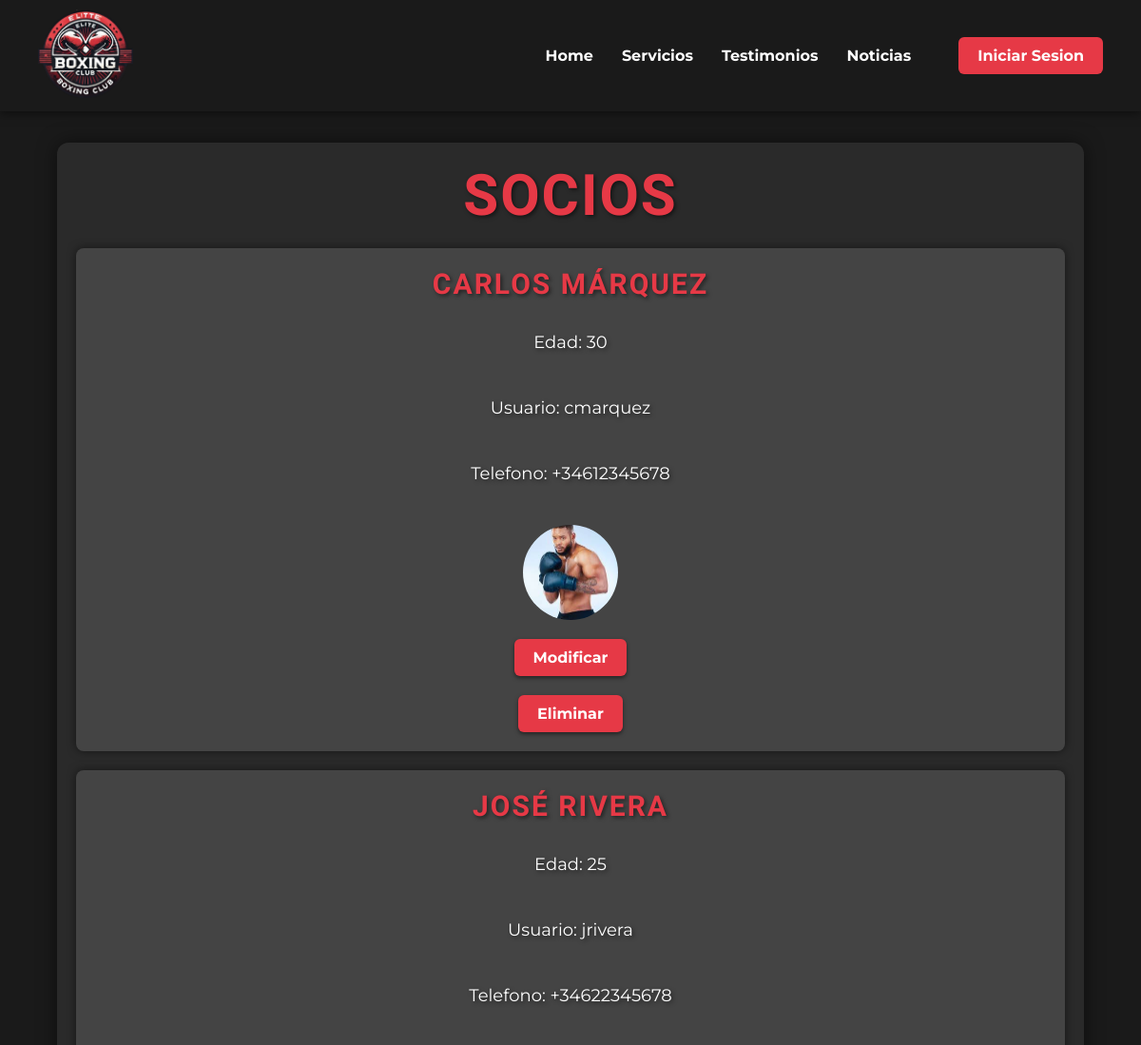
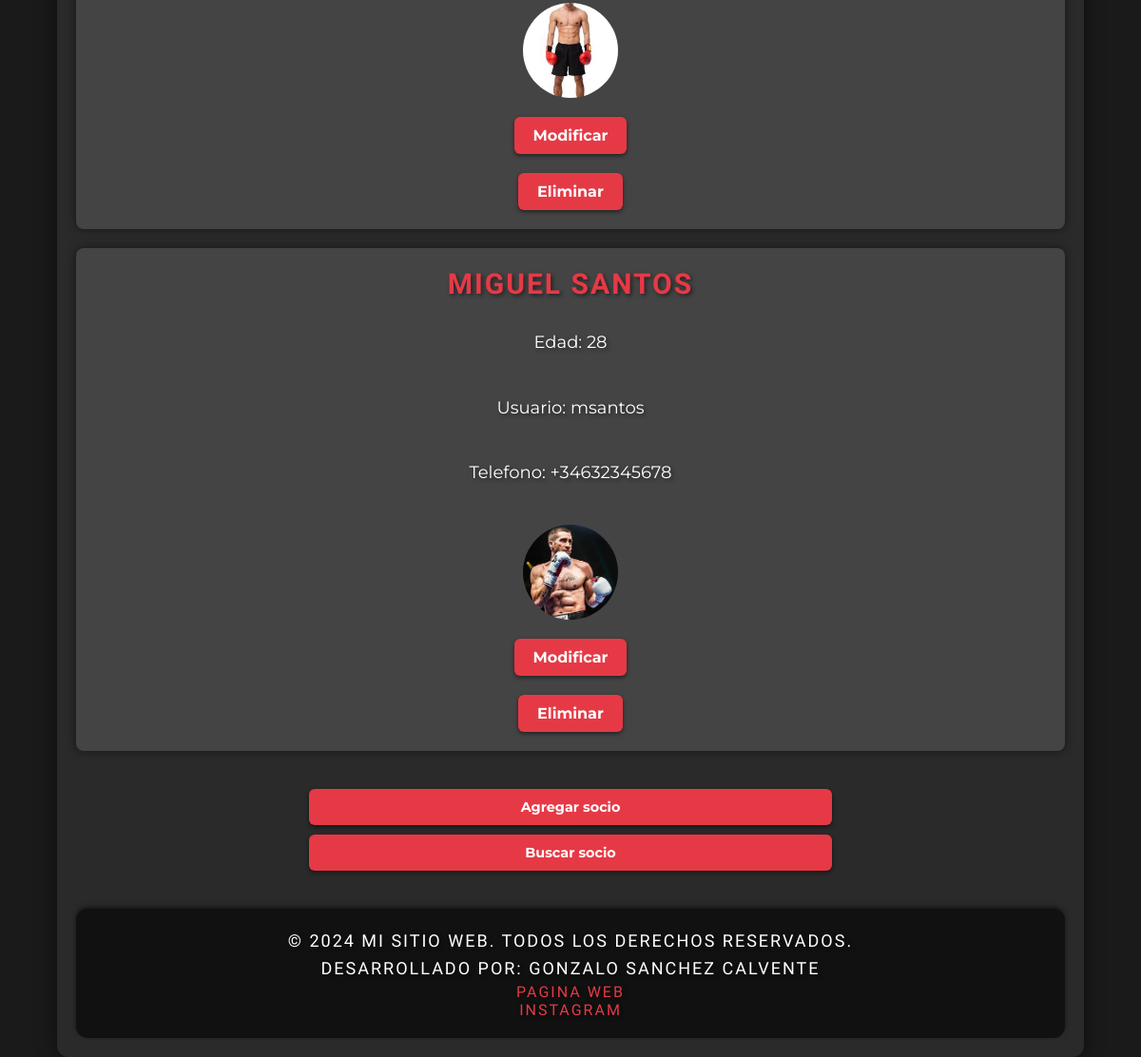
The page /socios.php on the database its author committed (2 pictures, top to bottom).
### tables this page shows
CREATE TABLE socios (
    id_socio INT AUTO_INCREMENT PRIMARY KEY,
    nombre VARCHAR(100) NOT NULL,
    edad INT,
    contraseña VARCHAR(255) NOT NULL,
    usuario VARCHAR(50) UNIQUE NOT NULL,
    telefono VARCHAR(15),
    foto VARCHAR(255)
);

### src/php/mostrarSocios.php (the view, shortened to what this page needs)
<?php
require_once("conexion.php");
$consulta = "SELECT id_socio, nombre, edad, usuario, telefono, foto FROM socios";
$socios = $conexion->query($consulta);
if ($socios->num_rows > 0) {
    while ($socio = $socios->fetch_assoc()) {
        echo "<article class='socio'>";
        echo "<h2>" . $socio["nombre"] . "</h2>";
        echo "<p>Edad: " . $socio["edad"] . "</p>";
        echo "<p>Usuario: " . $socio["usuario"] . "</p>";
        echo "<p>Telefono: " . $socio["telefono"] . "</p>";
        echo "<div class='profile-image'>";
        echo "<img src='./$socio[foto]' alt='$socio[nombre]' width='100' height='100'><br>";
        echo "</div>";
        echo "<a href='./src/forms/formularioModificarSocio.php?id=" . $socio["id_socio"] . "' class='boton'>Modificar </a>";
        echo "<a href='./src/php/eliminarSocio.php?id=" . $socio["id_socio"] . "'class='boton'>Eliminar</a>";
        echo "</article>";
    }
} else {
    echo "<p>No hay socios registrados</p>";
}
?>

### styles/style.css (style rules this page uses)
:root { --color-fondo: #1a1a1a; --color-texto: #ffffff; --color-primario: #e63946; --color-secundario: #ff1c1c; --color-fondo-seccion: #2a2a2a; --color-hover: #ff4d4d; --color-sombra: rgba(0, 0, 0, 0.5); --color-footer: #111; --color-enlace-footer: #e63946; }
* { margin: 0; padding: 0; box-sizing: border-box; }
body { font-family: 'Montserrat', sans-serif; color: var(--color-texto); background-color: var(--color-fondo); display: flex; flex-direction: column; align-items: center; min-height: 100vh; }
p { color: var(--color-texto); font-size: 18px; line-height: 1.60; margin-bottom: 20px; text-align: justify; text-shadow: 2px 2px 4px var(--color-sombra); }
h2 { font-size: 30px; }
h1, h2, h3, h4, h5, h6 { color: var(--color-primario) !important; font-weight: bold; margin-bottom: 10px; text-align: center; font-family: 'Oswald', sans-serif; text-transform: uppercase; letter-spacing: 2px; text-shadow: 2px 2px 4px var(--color-sombra); }
.socios article { display: flex; flex-direction: column; align-items: center; gap: 20px; padding: 20px; margin: 20px 0; background-color: #444; border-radius: 8px; box-shadow: 0px 0px 10px var(--color-sombra); transition: transform 0.3s ease; }
.boton { background-color: var(--color-primario); color: var(--color-texto); border: none; padding: 10px 20px; border-radius: 6px; cursor: pointer; transition: background-color 0.3s ease, transform 0.2s; text-decoration: none; font-weight: bold; display: inline-block; box-shadow: 0px 2px 4px var(--color-sombra); text-align: center; }
.profile-image { width: 100px; height: 100px; object-fit: cover; overflow: hidden; border-radius: 50%; display: flex; justify-content: center; align-items: center; }
.profile-image img { width: 100%; height: 100%; object-fit: cover; }

### styles/menu.css (style rules this page uses)
:root { --color-fondo: #1a1a1a; --color-texto: #ffffff; --color-primario: #e63946; --color-sombra: rgba(0, 0, 0, 0.5); }

### styles/footer.css (style rules this page uses)
:root { --color-fondo: #1a1a1a; --color-texto: #ffffff; --color-primario: #e63946; --color-secundario: #ff1c1c; --color-fondo-seccion: #2a2a2a; --color-hover: #ff4d4d; --color-sombra: rgba(0, 0, 0, 0.5); --color-footer: #111; --color-enlace-footer: #e63946; }
footer { display: flex; flex-direction: column; background-color: var(--color-footer); padding: 20px; text-align: center; justify-content: center; align-items: center; color: var(--color-texto); font-family: 'Oswald', sans-serif; text-transform: uppercase; letter-spacing: 2px; text-shadow: 2px 2px 4px var(--color-sombra); margin-top: 20px; border-radius: 12px; box-shadow: 0px -2px 5px var(--color-sombra); }
footer a { color: var(--color-enlace-footer); text-decoration: none; transition: color 0.3s ease; }
footer p { margin: 0; }

### rows shown on the page
socios: nombre "CARLOS MÁRQUEZ", edad "30", usuario "cmarquez", telefono "+34612345678", foto (picture)
socios: nombre "JOSÉ RIVERA", edad "25", usuario "jrivera", telefono "+34622345678", foto (picture)
socios: nombre "MIGUEL SANTOS", edad "28", usuario "msantos", telefono "+34632345678", foto (picture)
